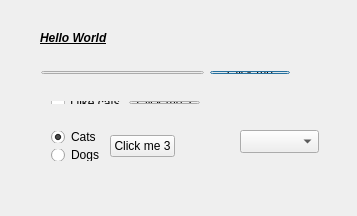
<?xml version="1.0" encoding="UTF-8"?>
<ui version="4.0">
 <class>Dialog</class>
 <widget class="QDialog" name="Dialog">
  <property name="geometry">
   <rect>
    <x>0</x>
    <y>0</y>
    <width>357</width>
    <height>216</height>
   </rect>
  </property>
  <property name="windowTitle">
   <string>Dialog</string>
  </property>
  <widget class="QLabel" name="label">
   <property name="geometry">
    <rect>
     <x>40</x>
     <y>30</y>
     <width>101</width>
     <height>16</height>
    </rect>
   </property>
   <property name="text">
    <string>&lt;html&gt;&lt;head/&gt;&lt;body&gt;&lt;p&gt;&lt;span style=&quot; font-weight:600; font-style:italic; text-decoration: underline;&quot;&gt;Hello World&lt;/span&gt;&lt;/p&gt;&lt;/body&gt;&lt;/html&gt;</string>
   </property>
  </widget>
  <widget class="QComboBox" name="comboBox">
   <property name="geometry">
    <rect>
     <x>240</x>
     <y>130</y>
     <width>79</width>
     <height>23</height>
    </rect>
   </property>
  </widget>
  <widget class="QWidget" name="">
   <property name="geometry">
    <rect>
     <x>30</x>
     <y>60</y>
     <width>271</width>
     <height>25</height>
    </rect>
   </property>
   <layout class="QHBoxLayout" name="horizontalLayout">
    <item>
     <widget class="QLineEdit" name="lineEdit">
      <property name="echoMode">
       <enum>QLineEdit::Password</enum>
      </property>
     </widget>
    </item>
    <item>
     <widget class="QPushButton" name="pushButton">
      <property name="text">
       <string>Click me</string>
      </property>
     </widget>
    </item>
   </layout>
  </widget>
  <widget class="QWidget" name="">
   <property name="geometry">
    <rect>
     <x>40</x>
     <y>90</y>
     <width>171</width>
     <height>25</height>
    </rect>
   </property>
   <layout class="QHBoxLayout" name="horizontalLayout_2">
    <item>
     <widget class="QCheckBox" name="checkBox">
      <property name="text">
       <string>I like cats</string>
      </property>
     </widget>
    </item>
    <item>
     <widget class="QPushButton" name="pushButton_2">
      <property name="text">
       <string>Click me 2</string>
      </property>
     </widget>
    </item>
   </layout>
  </widget>
  <widget class="QWidget" name="">
   <property name="geometry">
    <rect>
     <x>40</x>
     <y>120</y>
     <width>146</width>
     <height>52</height>
    </rect>
   </property>
   <layout class="QHBoxLayout" name="horizontalLayout_3">
    <item>
     <layout class="QVBoxLayout" name="verticalLayout">
      <item>
       <widget class="QRadioButton" name="radioButton">
        <property name="text">
         <string>Cats</string>
        </property>
        <property name="checked">
         <bool>true</bool>
        </property>
       </widget>
      </item>
      <item>
       <widget class="QRadioButton" name="radioButton_2">
        <property name="text">
         <string>Dogs</string>
        </property>
       </widget>
      </item>
     </layout>
    </item>
    <item>
     <widget class="QPushButton" name="pushButton_3">
      <property name="text">
       <string>Click me 3</string>
      </property>
     </widget>
    </item>
   </layout>
  </widget>
 </widget>
 <layoutdefault spacing="6" margin="11"/>
 <resources/>
 <connections/>
</ui>
